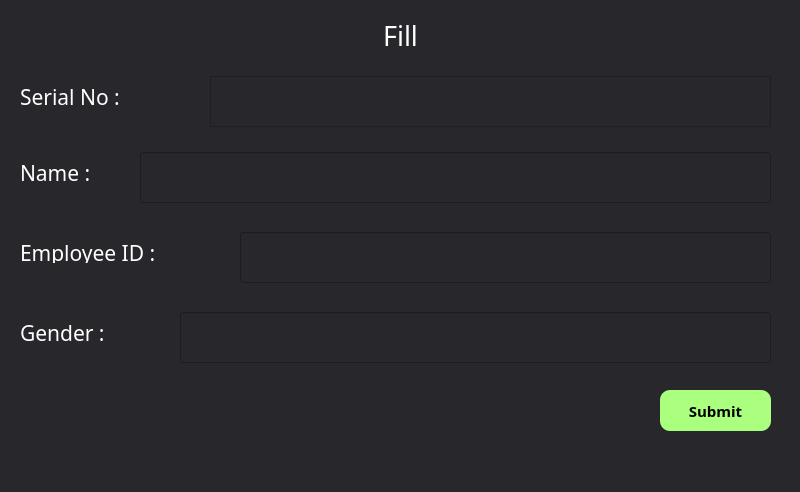
<?xml version="1.0" encoding="UTF-8"?>
<ui version="4.0">
 <class>MainWindow</class>
 <widget class="QMainWindow" name="MainWindow">
  <property name="geometry">
   <rect>
    <x>0</x>
    <y>0</y>
    <width>800</width>
    <height>492</height>
   </rect>
  </property>
  <property name="windowTitle">
   <string>MainWindow</string>
  </property>
  <property name="styleSheet">
   <string notr="true">background-color: rgb(40, 39, 44);</string>
  </property>
  <widget class="QWidget" name="centralwidget">
   <widget class="QLabel" name="label_name_edit">
    <property name="geometry">
     <rect>
      <x>20</x>
      <y>162</y>
      <width>101</width>
      <height>21</height>
     </rect>
    </property>
    <property name="font">
     <font>
      <family>OCR A Extended</family>
      <pointsize>16</pointsize>
     </font>
    </property>
    <property name="styleSheet">
     <string notr="true">color: rgb(255, 255, 255)</string>
    </property>
    <property name="text">
     <string>Name :</string>
    </property>
   </widget>
   <widget class="QLineEdit" name="lineEdit_name">
    <property name="geometry">
     <rect>
      <x>140</x>
      <y>152</y>
      <width>631</width>
      <height>51</height>
     </rect>
    </property>
    <property name="font">
     <font>
      <family>SWLink</family>
      <pointsize>12</pointsize>
     </font>
    </property>
    <property name="styleSheet">
     <string notr="true">color: rgb(255, 255, 255);</string>
    </property>
   </widget>
   <widget class="QLabel" name="label">
    <property name="geometry">
     <rect>
      <x>10</x>
      <y>20</y>
      <width>781</width>
      <height>31</height>
     </rect>
    </property>
    <property name="font">
     <font>
      <family>Poor Richard</family>
      <pointsize>20</pointsize>
     </font>
    </property>
    <property name="styleSheet">
     <string notr="true">color: rgb(255, 255, 255)</string>
    </property>
    <property name="text">
     <string>Fill</string>
    </property>
    <property name="alignment">
     <set>Qt::AlignCenter</set>
    </property>
   </widget>
   <widget class="QLabel" name="label_id_edit">
    <property name="geometry">
     <rect>
      <x>20</x>
      <y>242</y>
      <width>211</width>
      <height>21</height>
     </rect>
    </property>
    <property name="font">
     <font>
      <family>OCR A Extended</family>
      <pointsize>16</pointsize>
     </font>
    </property>
    <property name="styleSheet">
     <string notr="true">color: rgb(255, 255, 255)</string>
    </property>
    <property name="text">
     <string>Employee ID :</string>
    </property>
   </widget>
   <widget class="QLineEdit" name="lineEdit_id">
    <property name="geometry">
     <rect>
      <x>240</x>
      <y>232</y>
      <width>531</width>
      <height>51</height>
     </rect>
    </property>
    <property name="font">
     <font>
      <family>SWLink</family>
      <pointsize>12</pointsize>
     </font>
    </property>
    <property name="styleSheet">
     <string notr="true">color: rgb(255, 255, 255);</string>
    </property>
   </widget>
   <widget class="QLabel" name="label_gender_edit">
    <property name="geometry">
     <rect>
      <x>20</x>
      <y>322</y>
      <width>131</width>
      <height>21</height>
     </rect>
    </property>
    <property name="font">
     <font>
      <family>OCR A Extended</family>
      <pointsize>16</pointsize>
     </font>
    </property>
    <property name="styleSheet">
     <string notr="true">color: rgb(255, 255, 255)</string>
    </property>
    <property name="text">
     <string>Gender :</string>
    </property>
   </widget>
   <widget class="QLineEdit" name="lineEdit_gender">
    <property name="geometry">
     <rect>
      <x>180</x>
      <y>312</y>
      <width>591</width>
      <height>51</height>
     </rect>
    </property>
    <property name="font">
     <font>
      <family>SWLink</family>
      <pointsize>12</pointsize>
     </font>
    </property>
    <property name="styleSheet">
     <string notr="true">color: rgb(255, 255, 255);</string>
    </property>
   </widget>
   <widget class="QLabel" name="label_serial_edit">
    <property name="geometry">
     <rect>
      <x>20</x>
      <y>86</y>
      <width>191</width>
      <height>21</height>
     </rect>
    </property>
    <property name="font">
     <font>
      <family>OCR A Extended</family>
      <pointsize>16</pointsize>
     </font>
    </property>
    <property name="styleSheet">
     <string notr="true">color: rgb(255, 255, 255)</string>
    </property>
    <property name="text">
     <string>Serial No :</string>
    </property>
   </widget>
   <widget class="QTextBrowser" name="textBrowser_edit_serial">
    <property name="geometry">
     <rect>
      <x>210</x>
      <y>76</y>
      <width>561</width>
      <height>51</height>
     </rect>
    </property>
    <property name="font">
     <font>
      <pointsize>12</pointsize>
     </font>
    </property>
    <property name="styleSheet">
     <string notr="true">color: rgb(255, 255, 255);</string>
    </property>
   </widget>
   <widget class="QPushButton" name="pushButton">
    <property name="geometry">
     <rect>
      <x>660</x>
      <y>390</y>
      <width>111</width>
      <height>41</height>
     </rect>
    </property>
    <property name="font">
     <font>
      <family>Prestige Elite Std</family>
      <pointsize>11</pointsize>
      <weight>75</weight>
      <bold>true</bold>
     </font>
    </property>
    <property name="styleSheet">
     <string notr="true">background-color: rgb(170, 255, 127);
border-radius : 10px;</string>
    </property>
    <property name="text">
     <string>Submit</string>
    </property>
   </widget>
   <widget class="QLabel" name="label_prog">
    <property name="geometry">
     <rect>
      <x>25</x>
      <y>400</y>
      <width>161</width>
      <height>31</height>
     </rect>
    </property>
    <property name="font">
     <font>
      <family>Segoe Script</family>
      <pointsize>16</pointsize>
     </font>
    </property>
    <property name="text">
     <string/>
    </property>
   </widget>
  </widget>
  <widget class="QMenuBar" name="menubar">
   <property name="geometry">
    <rect>
     <x>0</x>
     <y>0</y>
     <width>800</width>
     <height>26</height>
    </rect>
   </property>
  </widget>
  <widget class="QStatusBar" name="statusbar"/>
 </widget>
 <resources/>
 <connections/>
</ui>
